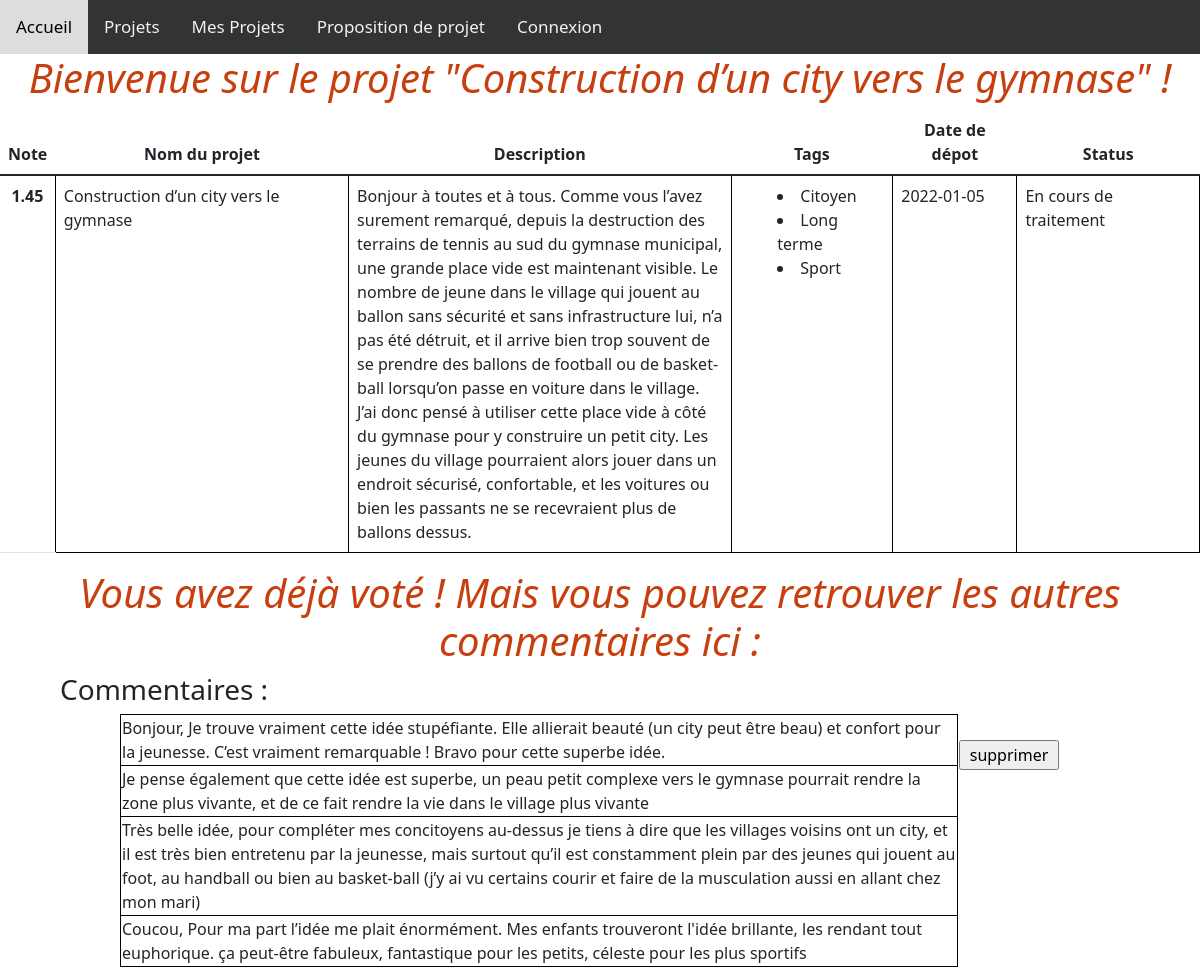
The app's page /projet/2 (signed in) with its own data.
### tables this page shows
CREATE TABLE projet
(
  projet_id INTEGER PRIMARY KEY NOT NULL,
  nom VARCHAR(100) NOT NULL,
  description VARCHAR(100000) NOT NULL,
  tag_1 INTEGER,
  tag_2 INTEGER,
  tag_3 INTEGER,
  tag_4 INTEGER,
  tag_5 INTEGER,
  createur_id INTEGER NOT NULL,
  date_de_debut DATE NOT NULL,
  statut INTEGER NOT NULL,
  note_id INTEGER,
  FOREIGN KEY (note_id) REFERENCES note(note_id),
  FOREIGN KEY (tag_1) REFERENCES tag(tag_id), 
  FOREIGN KEY (tag_2) REFERENCES tag(tag_id),
  FOREIGN KEY (tag_3) REFERENCES tag(tag_id),
  FOREIGN KEY (tag_4) REFERENCES tag(tag_id),
  FOREIGN KEY (tag_5) REFERENCES tag(tag_id),  
  FOREIGN KEY (createur_id) REFERENCES utilisateur(utilisateur_id)
);

CREATE TABLE note
(
  note_id INTEGER NOT NULL PRIMARY KEY,
  valeur REAL NOT NULL
);

CREATE TABLE tag
(
  tag_id INTEGER NOT NULL PRIMARY KEY,
  nom VARCHAR(100) NOT NULL
);

CREATE TABLE vote
(
  vote_id INTEGER NOT NULL PRIMARY KEY,
  projet_id INTEGER NOT NULL,
  votant_id INTEGER NOT NULL,
  commentaire VARCHAR(10000) NOT NULL,
  note_id INTEGER,
  FOREIGN KEY (note_id) REFERENCES note(note_id),
  FOREIGN KEY (projet_id) REFERENCES projet(projet_id),
  FOREIGN KEY (votant_id) REFERENCES utilisateur(utilisateur_id)
);

### app.py (the view)
@app.route("/projet/<f>")
def projet_1(f): #f est l'identifiant du projet qui apparait dans l'url
    if not session.get("id"): #vérifie que le visiteur est connecté
            return redirect("/connexion")
    db = get_db()
    c = db.cursor()
    projet = c.execute("SELECT * FROM projet WHERE projet_id =" + str(f)).fetchall()
    if projet == []:
       return redirect("/error/9")
    commentaires = c.execute("SELECT commentaire,vote_id,votant_id FROM vote WHERE projet_id = " + str(f)).fetchall()
    tag = []
    nom_projet = projet[0][1]
    note = c.execute("SELECT valeur FROM note n JOIN projet p ON n.note_id = p.note_id WHERE projet_id = " + str(f)).fetchall()
    note = note[0][0]
    if projet[0][10] == 0: # définit si un projet à été traité par la mairie
        statut = "En cours de traitement"
    else:
        statut = "Votre projet a été étudié par la mairie"
    for k in range (3,8):
        pas = projet[0][k]
        if pas != None:
            t = c.execute("SELECT tag.nom FROM tag JOIN projet ON tag.tag_id =" + str(pas) + " where tag.tag_id is not null").fetchall()
            tag.append(t[0][0])
    c.execute("SELECT COUNT(*) FROM VOTE WHERE projet_id = "+str(f) + " AND votant_id = "+str(session["id"]))
    dv = c.fetchall()
    if dv[0][0] == 0: #vérifie si l'utilisateur à déjà voté et si oui alors il ne peut plus voter
        return render_template("projet.html",projet = projet, nom = session["nom"], prenom = session["prenom"],id_connexion = session["id"], tags=tag, commentaires = commentaires, nom_projet = nom_projet, note = note, statut = statut, dv = 0)
    else:
        return render_template("projet.html",projet = projet, nom = session["nom"], prenom = session["prenom"],id_connexion = session["id"], tags=tag, commentaires = commentaires, nom_projet = nom_projet, note = note, statut = statut, dv = 1)

### app.py (called while the page is built)
def get_db():
    db = getattr(g, '_database', None)
    if db is None:
        db = g._database = sqlite3.connect(DATABASE)
    return db

@app.teardown_appcontext
def close_connection(exception):
    db = getattr(g, '_database', None)
    if db is not None:
        db.close()

### templates/projet.html (shortened to what this page needs)
{% extends "layout.html" %}
{% block body %}
    <h1>Bienvenue sur le projet "{{ nom_projet }}" !</h1>
    <table class="table">
        <thead>
            <tr>
                <th scope="col">Note</th>
                <th scope="col">Nom du projet</th>
                <th scope="col">Description</th>
                <th scope="col">Tags</th>
                <th scope="col">Date de dépot</th>
                <th scope="col">Status</th>
            </tr>
        </thead>
        <tbody>
            <tr>
                <th scope="row">{{ note }}</th>
                <td>
                    {{projet[0][1]}}
                </td>
                <td class="header">
                    {{projet[0][2]}}
                </td>
                <td>
                    {% for t in tags %}
                        <li>
                            {{t}}
                        </li>
                    {% endfor %}
                </td>
                <td>
                    {{projet[0][9]}}
                </td>
                <td>
                    {{statut}}
                </td>
            </tr>
        </tbody>
    </table>
    {% if dv == 0 %}
    <br/><br>
    <form action="/comment" method="POST">
        <textarea class="commentaire" autocomplete="off" autofocus placeholder="Commentaire" name="com" type="text" maxlength="1000" cols="80" rows="3"></textarea>
        <input autocomplete="off" autofocus placeholder="id_projet" type="hidden" name="id_projet" value="{{projet[0][0]}}">
        <br/><br>
        <input type="submit" value="Valider">
    </form>
    <br/><br>
    {% else %}
    <h1>Vous avez déjà voté ! Mais vous pouvez retrouver les autres commentaires ici :</h1>
    {% endif %}
    <h3>Commentaires : </h3>
    <table class="table_com">
        {% for i in commentaires %}
            <tr>
                <td class="commentaire">
                    {{i[0]}}
                </td>
                <th>
                    {% if i[2] == id_connexion %}
                        <div class="form1">
                            <form id="form2" action="/meaculpa" method="post">
                                <input class="champ" type="submit" value="supprimer">
                            </form>
                        </div>
                    {% endif %}
                </th>
            </tr>
            {% endfor %}
    </table>
{% endblock %}

### records on screen
projet: nom "Construction d’un city vers le gymnase", description "Bonjour à toutes et à tous. Comme vous l’avez surement remarqué, depuis la destruction des terrains de tennis au sud du gymnase municipal, une grande place vide est maintenant visible. Le nombre de jeune dans le village qui jouent au ballon sans sécurité et sans infrastructure lui, n’a pas été détruit, et il arrive bien trop souvent de se prendre des ballons de football ou de basket-ball lorsqu’on passe en voiture dans le village. J’ai donc pensé à utiliser cette place vide à côté du gymnase pour y construire un petit city. Les jeunes du village pourraient alors jouer dans un endroit sécurisé, confortable, et les voitures ou bien les passants ne se recevraient plus de ballons dessus.", date_de_debut "2022-01-05"
note: valeur "1.45"
tag: nom "Citoyen"
tag: nom "Long terme"
tag: nom "Sport"
vote: commentaire "Bonjour, Je trouve vraiment cette idée stupéfiante. Elle allierait beauté (un city peut être beau) et confort pour la jeunesse. C’est vraiment remarquable ! Bravo pour cette superbe idée."
vote: commentaire "Je pense également que cette idée est superbe, un peau petit complexe vers le gymnase pourrait rendre la zone plus vivante, et de ce fait rendre la vie dans le village plus vivante"
vote: commentaire "Très belle idée, pour compléter mes concitoyens au-dessus je tiens à dire que les villages voisins ont un city, et il est très bien entretenu par la jeunesse, mais surtout qu’il est constamment plein par des jeunes qui jouent au foot, au handball ou bien au basket-ball (j’y ai vu certains courir et faire de la musculation aussi en allant chez mon mari)"
vote: commentaire "Coucou, Pour ma part l’idée me plait énormément. Mes enfants trouveront l'idée brillante, les rendant tout euphorique. ça peut-être fabuleux, fantastique pour les petits, céleste pour les plus sportifs"

### other values on screen
{{ statut }} "En cours de traitement"
